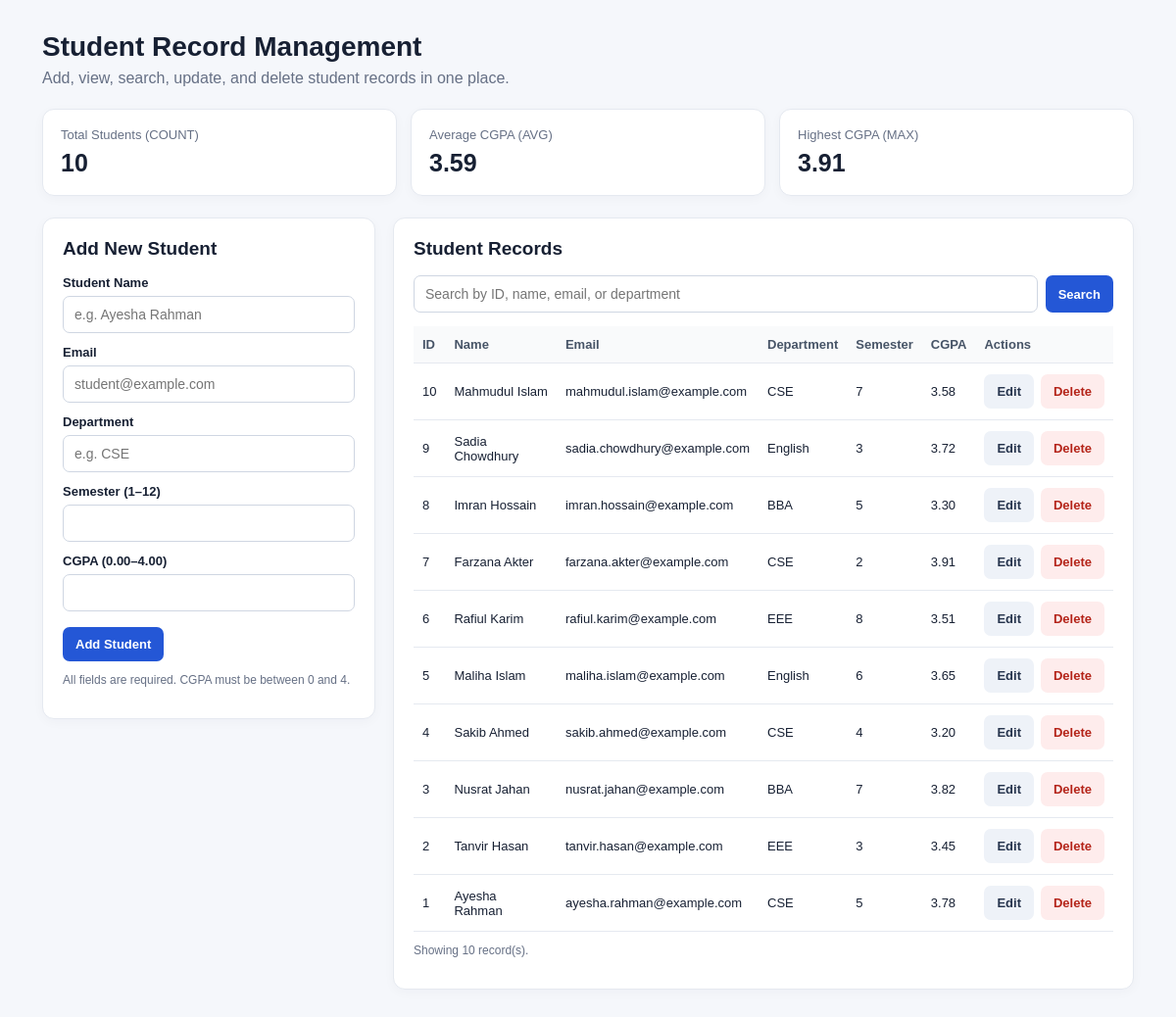
The page / on the database its author committed.
### tables this page shows
CREATE TABLE IF NOT EXISTS students (
    id INT UNSIGNED AUTO_INCREMENT PRIMARY KEY,
    name VARCHAR(100) NOT NULL,
    email VARCHAR(120) NOT NULL UNIQUE,
    department VARCHAR(80) NOT NULL,
    semester TINYINT UNSIGNED NOT NULL,
    cgpa DECIMAL(3,2) NOT NULL,
    created_at TIMESTAMP DEFAULT CURRENT_TIMESTAMP,
    CONSTRAINT chk_semester CHECK (semester BETWEEN 1 AND 12),
    CONSTRAINT chk_cgpa CHECK (cgpa BETWEEN 0.00 AND 4.00)
);

### index.php (the view, shortened to what this page needs)
<?php
require_once "db.php";
function h($value) {
    return htmlspecialchars((string)$value, ENT_QUOTES, "UTF-8");
}
$search = trim($_GET["search"] ?? "");
if ($search !== "") {
    $stmt = $pdo->prepare(
        "SELECT * FROM students
         WHERE name LIKE :term OR email LIKE :term OR department LIKE :term
            OR CAST(id AS CHAR) LIKE :term
         ORDER BY id DESC"
    );
    $stmt->execute([":term" => "%".$search."%"]);
    $students = $stmt->fetchAll();
} else {
    $students = $pdo->query("SELECT * FROM students ORDER BY id DESC")->fetchAll();
}
$summary = $pdo->query(
    "SELECT COUNT(*) AS total_students,
            COALESCE(AVG(cgpa), 0) AS average_cgpa,
            COALESCE(MAX(cgpa), 0) AS highest_cgpa
     FROM students"
)->fetch();
$editStudent = null;
?>
<!DOCTYPE html>
<html lang="en">
<head>
</head>
<body>
<div class="wrap">
    <header>
        <h1>Student Record Management</h1>
        <p class="sub">Add, view, search, update, and delete student records in one place.</p>
    </header>
    <section class="stats">
        <div class="card"><div class="label">Total Students (COUNT)</div><div class="value"><?= h($summary["total_students"]) ?></div></div>
        <div class="card"><div class="label">Average CGPA (AVG)</div><div class="value"><?= number_format((float)$summary["average_cgpa"], 2) ?></div></div>
        <div class="card"><div class="label">Highest CGPA (MAX)</div><div class="value"><?= number_format((float)$summary["highest_cgpa"], 2) ?></div></div>
    </section>
    <main class="layout">
        <section class="panel">
            <h2><?= $editStudent ? "Update Student" : "Add New Student" ?></h2>
            <form method="post">
                <label for="name">Student Name</label>
                <input id="name" name="name" required maxlength="100" value="<?= h($editStudent["name"] ?? "") ?>" placeholder="e.g. Ayesha Rahman">
                <label for="email">Email</label>
                <input id="email" name="email" type="email" required maxlength="120" value="<?= h($editStudent["email"] ?? "") ?>" placeholder="student@example.com">
                <label for="department">Department</label>
                <input id="department" name="department" required maxlength="80" value="<?= h($editStudent["department"] ?? "") ?>" placeholder="e.g. CSE">
                <label for="semester">Semester (1–12)</label>
                <input id="semester" name="semester" type="number" min="1" max="12" required value="<?= h($editStudent["semester"] ?? "") ?>">
                <label for="cgpa">CGPA (0.00–4.00)</label>
                <input id="cgpa" name="cgpa" type="number" min="0" max="4" step="0.01" required value="<?= h($editStudent["cgpa"] ?? "") ?>">
                <div class="form-actions">
                    <button class="primary" type="submit"><?= $editStudent ? "Save Changes" : "Add Student" ?></button>
                </div>
            </form>
            <p class="small">All fields are required. CGPA must be between 0 and 4.</p>
        </section>
        <section class="panel">
            <h2>Student Records</h2>
            <form class="searchbar" method="get">
                <input type="text" name="search" value="<?= h($search) ?>" placeholder="Search by ID, name, email, or department">
                <button class="primary" type="submit">Search</button>
            </form>
            <div class="table-wrap">
                <table>
                    <thead><tr>
                        <th>ID</th><th>Name</th><th>Email</th><th>Department</th><th>Semester</th><th>CGPA</th><th>Actions</th>
                    </tr></thead>
                    <tbody>
                    <?php if (!$students): ?>
                        <tr><td colspan="7" class="empty">No student records found.</td></tr>
                    <?php else: foreach ($students as $student): ?>
                        <tr>
                            <td><?= h($student["id"]) ?></td>
                            <td><?= h($student["name"]) ?></td>
                            <td><?= h($student["email"]) ?></td>
                            <td><?= h($student["department"]) ?></td>
                            <td><?= h($student["semester"]) ?></td>
                            <td><?= number_format((float)$student["cgpa"], 2) ?></td>
                            <td>
                                <div class="actions">
                                    <a class="btn secondary" href="index.php?edit=<?= h($student["id"]) ?>">Edit</a>
                                    <form method="post" onsubmit="return confirm('Are you sure you want to delete this student record?');">
                                        <button class="danger" type="submit">Delete</button>
                                    </form>
                                </div>
                            </td>
                        </tr>
                    <?php endforeach; endif; ?>
                    </tbody>
                </table>
            </div>
            <p class="small">Showing <?= count($students) ?> record(s)<?= $search !== "" ? " matching “".h($search)."”" : "" ?>.</p>
        </section>
    </main>
</div>
</body>
</html>

### index.php (style rules this page uses)
:root { --ink:#172033; --muted:#667085; --line:#e5e9f0; --blue:#2457d6; --bg:#f5f7fb; }
* { box-sizing:border-box; }
body { margin:0; font-family:Arial, sans-serif; background:var(--bg); color:var(--ink); }
.wrap { max-width:1150px; margin:32px auto; padding:0 18px; }
header { margin-bottom:22px; }
h1 { margin:0 0 7px; font-size:28px; }
.sub { color:var(--muted); margin:0; }
.stats { display:grid; grid-template-columns:repeat(3,1fr); gap:14px; margin:22px 0; }
.card, .panel { background:white; border:1px solid var(--line); border-radius:12px; box-shadow:0 3px 12px #17203308; }
.card { padding:18px; }
.label { color:var(--muted); font-size:13px; }
.value { font-size:25px; font-weight:700; margin-top:7px; }
.layout { display:grid; grid-template-columns:340px 1fr; gap:18px; align-items:start; }
.panel { padding:20px; }
h2 { margin:0 0 16px; font-size:19px; }
label { display:block; font-size:13px; font-weight:600; margin:12px 0 6px; }
input { width:100%; padding:10px 11px; border:1px solid #cfd6e2; border-radius:7px; font-size:14px; }
button, .btn { border:0; border-radius:7px; padding:10px 13px; cursor:pointer; font-weight:600; font-size:13px; text-decoration:none; display:inline-block; }
.primary { background:var(--blue); color:white; }
.secondary { background:#eef2f8; color:#26344d; }
.danger { background:#feecec; color:#b42318; }
.actions { display:flex; gap:7px; align-items:center; }
.form-actions { display:flex; gap:8px; margin-top:16px; }
.searchbar { display:flex; gap:8px; margin-bottom:14px; }
.searchbar input { flex:1; }
table { width:100%; border-collapse:collapse; font-size:13px; }
th, td { padding:11px 9px; border-bottom:1px solid var(--line); text-align:left; }
th { color:#475467; background:#f9fafb; }
.table-wrap { overflow-x:auto; }
.small { color:var(--muted); font-size:12px; margin-top:12px; }

### rows shown on the page
students: id "10", name "Mahmudul Islam", email "mahmudul.islam@example.com", department "CSE", semester "7", cgpa "3.58"
students: id "9", name "Sadia Chowdhury", email "sadia.chowdhury@example.com", department "English", semester "3", cgpa "3.72"
students: id "8", name "Imran Hossain", email "imran.hossain@example.com", department "BBA", semester "5", cgpa "3.30"
students: id "7", name "Farzana Akter", email "farzana.akter@example.com", department "CSE", semester "2", cgpa "3.91"
students: id "6", name "Rafiul Karim", email "rafiul.karim@example.com", department "EEE", semester "8", cgpa "3.51"
students: id "5", name "Maliha Islam", email "maliha.islam@example.com", department "English", semester "6", cgpa "3.65"
students: id "4", name "Sakib Ahmed", email "sakib.ahmed@example.com", department "CSE", semester "4", cgpa "3.20"
students: id "3", name "Nusrat Jahan", email "nusrat.jahan@example.com", department "BBA", semester "7", cgpa "3.82"
students: id "2", name "Tanvir Hasan", email "tanvir.hasan@example.com", department "EEE", semester "3", cgpa "3.45"
students: id "1", name "Ayesha Rahman", email "ayesha.rahman@example.com", department "CSE", semester "5", cgpa "3.78"

### other values the page prints
$summary["total_students"] "10"
$summary["average_cgpa"] "3.59"
$summary["highest_cgpa"] "3.91"
count($students) "10"
